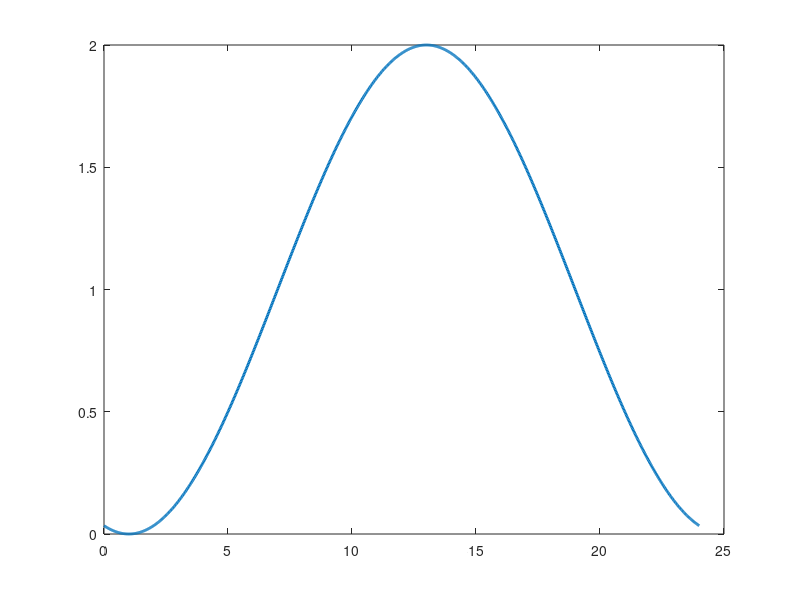

Write the MATLAB code that produced this figure. (Note: this script raises an error after producing the figure.)
t = linspace(0, 24, 1000);

P0 = 1;
DeltaP = 1;
Omega = 2*pi/24;
phi = pi/2-13*Omega;    % Maximum at t=13...

Pmech = P0 + DeltaP*sin(Omega*t + phi);

figure;
plot(t, Pmech, 'LineWidth', 2);
ax = gca;
ax.TickLabelInterpreter = 'latex';
ax.FontSize = 12;
xlabel('Time of day (hour)', 'Interpreter', 'latex', 'FontSize', 16);
ylabel('Mechanical power $P_{mech}(t)$', 'Interpreter', 'latex', 'FontSize', 16);
xlim([0 24]);
